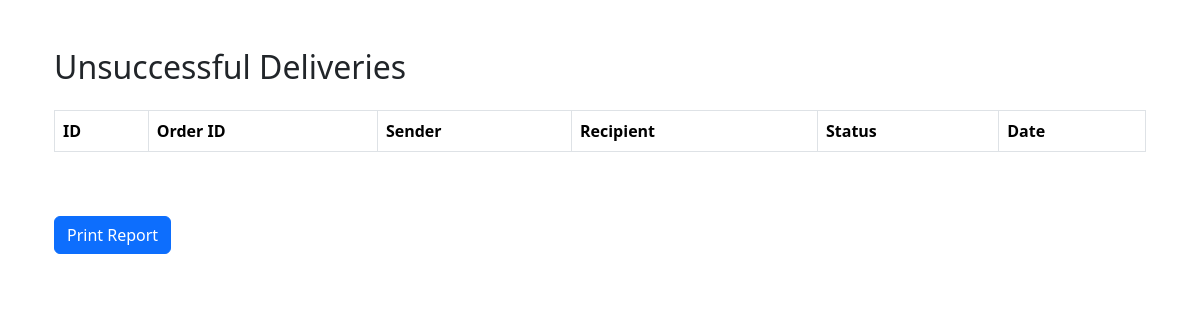
Page /admin/pages/reports/unsuccessful_delivery.php on the earlier database version.
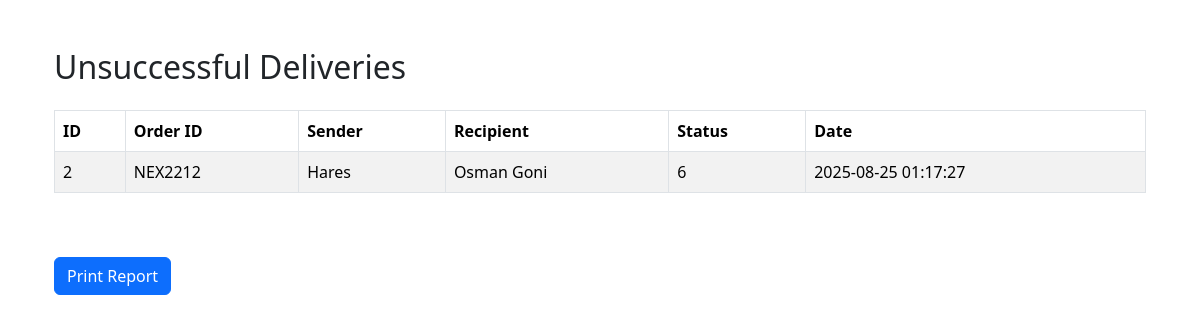
Same page on the later database version.
### tables this page shows
CREATE TABLE `parcels` (
  `id` int(11) NOT NULL,
  `order_id` varchar(20) NOT NULL,
  `created_by` int(11) NOT NULL,
  `sender_name` varchar(100) NOT NULL,
  `sender_address` varchar(200) NOT NULL,
  `sender_contact` varchar(50) NOT NULL,
  `sender_nid` varchar(20) NOT NULL,
  `recipient_name` varchar(100) NOT NULL,
  `recipient_add` varchar(200) NOT NULL,
  `recipient_contact` varchar(50) NOT NULL,
  `from_br_id` int(10) NOT NULL,
  `to_br_id` int(10) NOT NULL,
  `weight` decimal(20,3) NOT NULL,
  `risk_type` varchar(50) NOT NULL,
  `price` int(10) NOT NULL,
  `status_id` int(100) NOT NULL COMMENT '1 = Accepted by courier,\r\n2 = In transit,\r\n3 = Arrived at destination,\r\n4 = Ready for delivery,\r\n5 = Delivered,\r\n6 = Delivery unsuccessful',
  `created_at` timestamp NOT NULL DEFAULT current_timestamp()
);

### admin/pages/reports/unsuccessful_delivery.php (the view, shortened to what this page needs)
<?php
require_once("../../configs/config.php");
?>
<!DOCTYPE html>
<html lang="en">
<head>
  <link href="https://cdn.jsdelivr.net/npm/bootstrap@5.3.7/dist/css/bootstrap.min.css" rel="stylesheet">
  <link rel="stylesheet" href="https://cdn.jsdelivr.net/npm/bootstrap-icons@1.11.3/font/bootstrap-icons.min.css">
</head>
<body class="hold-transition sidebar-mini">
    <div class="container mt-5">
        <div class="wrapper">
          <div class="content-wrapper">
            <div class="content-header">
              <div class="container-fluid">
                <h2 class="mb-4">Unsuccessful Deliveries</h2>
                <table class="table table-bordered table-striped">
                  <thead>
                    <tr>
                      <th>ID</th>
                      <th>Order ID</th>
                      <th>Sender</th>
                      <th>Recipient</th>
                      <th>Status</th>
                      <th>Date</th>
                    </tr>
                  </thead>
                  <tbody>
                    <?php
                    $sql = "SELECT * FROM parcels WHERE status_id = 6 ORDER BY created_at DESC";
                    $result = mysqli_query($conn, $sql);
                    while ($row = mysqli_fetch_assoc($result)) {
                      echo "<tr>
                                <td>{$row['id']}</td>
                                <td>{$row['order_id']}</td>
                                <td>{$row['sender_name']}</td>
                                <td>{$row['recipient_name']}</td>
                                <td>{$row['status_id']}</td>
                                <td>{$row['created_at']}</td>
                              </tr>";
                    }
                    ?>
                  </tbody>
                </table>
                <button class="btn btn-primary mb-3 mt-5" onclick="window.print()">Print Report</button>
              </div>
            </div>
          </div>
        </div>
    </div>
</body>
</html>

Differences in the rows shown:
now on this page (row edited): parcels: id "2", order "NEX2212", sender_name "Hares", recipient_name "Osman Goni", status "6", created_at "2025-08-25 01:17:27"
